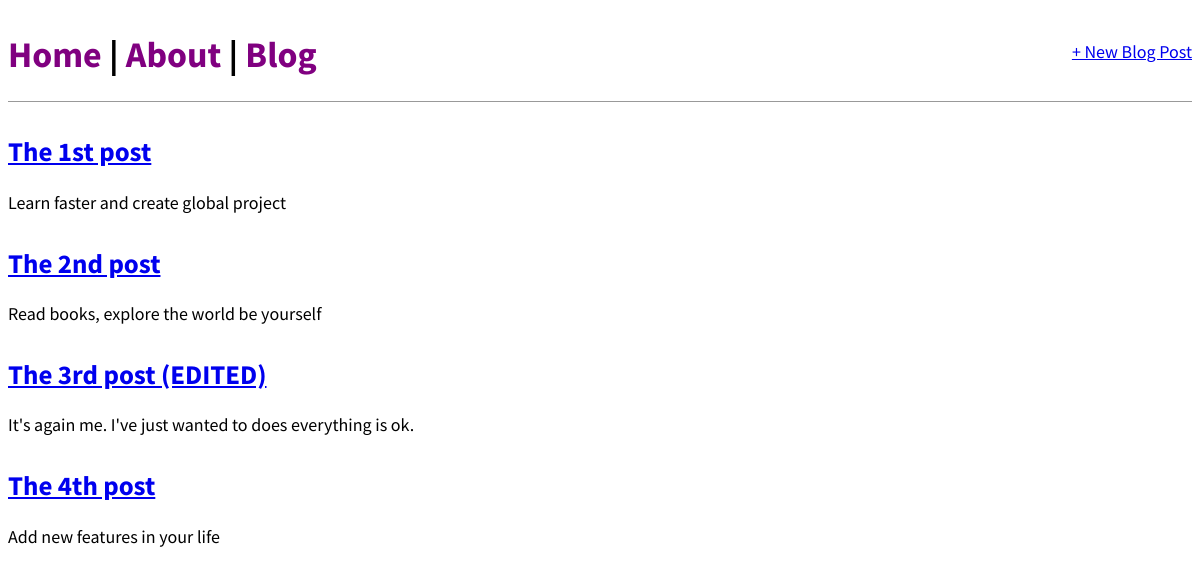
Screenshot of /blog/ with the database file from the repository.
### blog/models.py (models this page shows, shortened)
class Blog(models.Model):
    title = models.CharField(max_length=200)
    author = models.ForeignKey('auth.User', on_delete=models.CASCADE, null=True)
    body = models.TextField()

### blog/views.py (the view)
# urls.py: path('blog/', BlogPageView.as_view(), name='blog'),
class BlogPageView(ListView):
    model = Blog
    template_name = 'blog.html'
    context_object_name = 'all_posts'

### templates/blog.html
{% extends 'base.html' %}
{% block content %}
    {% for post in all_posts %}
        <div class="post-entry">
            <h2><a href="{% url 'post_detail' post.pk %}">{{post.title}}</a></h2>
            <p>{{post.body}}</p>
        </div>
    {% endfor %}
{% endblock content %}

### templates/base.html (shortened to what this page needs)
<!DOCTYPE html>
{% load static %}
<html lang="en">
<head>
    <link rel="stylesheet" href="{% static 'css/style.css' %}">
</head>
<body>
<header>
    <div class="nav-left">
        <h1>
        <a href="{% url 'home' %}">Home</a> | <a href="{% url 'about' %}">About</a> | <a href="{% url 'blog' %}">Blog</a>
        </h1>
    </div>
    <div class="nav-right">
        <a href="{% url 'new_post' %}">+ New Blog Post</a>
    </div>
</header>
    <div>
        {% block content %}
        {% endblock content %}
    </div>
</body>
</html>

### blog/static/css/style.css (style rules this page uses)
body { font-family: 'Source Sans Pro', sans-serif; font-size: 18px; }
header { border-bottom: 1px solid #999; margin-bottom: 2rem; display: flex; }
header h1 a { color: purple; text-decoration: none; }
.nav-left { margin-right: auto; }
.nav-right { display: flex; padding-top: 2rem; }
.post-entry { margin-bottom: 2rem; }
.post-entry h2 { margin: 0.5rem, 0; }
.post-entry p { margin: 0; font-weight: 400; }

### rows the page displays
Blog: title "The 1st post", body "Learn faster and create global project"
Blog: title "The 2nd post", body "Read books, explore the world be yourself"
Blog: title "The 3rd post (EDITED)", body "It's again me. I've just wanted to does everything is ok."
Blog: title "The 4th post", body "Add new features in your life"
